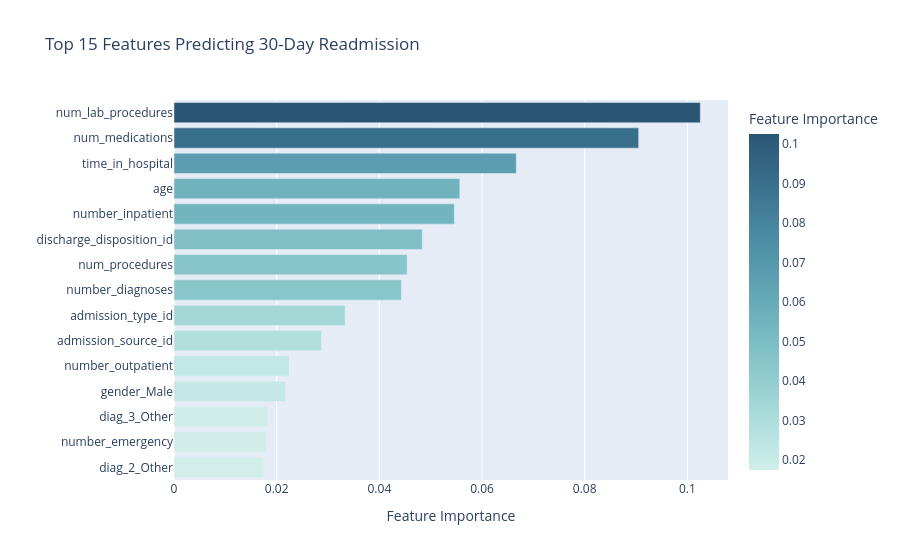

Source (notebook cell):
### Code cell
import pandas as pd

# Get feature importances
feature_names = X.columns
importances = rf2.feature_importances_

feat_df = pd.DataFrame({
    'feature': feature_names,
    'importance': importances
}).sort_values('importance', ascending=False).head(15)

fig = px.bar(
    feat_df,
    x='importance',
    y='feature',
    orientation='h',
    title='Top 15 Features Predicting 30-Day Readmission',
    labels={'importance': 'Feature Importance', 'feature': ''},
    color='importance',
    color_continuous_scale='Teal'
)
fig.update_layout(yaxis={'categoryorder': 'total ascending'})
fig.show()

### Figure 1 — Plotly figure (JSON) as saved in the notebook; plotly's stock layout.template omitted (floating-point values rounded to 4 significant figures)
{"data": [{"hovertemplate": "Feature Importance=%{marker.color}<br>=%{y}<extra></extra>", "legendgroup": "", "marker": {"color": [0.1025, 0.09051, 0.06667, 0.05567, 0.0546, 0.04837, 0.04541, 0.0443, 0.03333, 0.02873, 0.02241, 0.02176, 0.01824, 0.01795, 0.01746], "coloraxis": "coloraxis", "pattern": {"shape": ""}}, "name": "", "orientation": "h", "showlegend": false, "textposition": "auto", "type": "bar", "x": [0.1025, 0.09051, 0.06667, 0.05567, 0.0546, 0.04837, 0.04541, 0.0443, 0.03333, 0.02873, 0.02241, 0.02176, 0.01824, 0.01795, 0.01746], "xaxis": "x", "y": ["num_lab_procedures", "num_medications", "time_in_hospital", "age", "number_inpatient", "discharge_disposition_id", "num_procedures", "number_diagnoses", "admission_type_id", "admission_source_id", "number_outpatient", "gender_Male", "diag_3_Other", "number_emergency", "diag_2_Other"], "yaxis": "y"}], "layout": {"barmode": "relative", "coloraxis": {"autocolorscale": false, "colorbar": {"title": {"text": "Feature Importance"}}, "colorscale": [[0, "rgb(209, 238, 234)"], [0.1667, "rgb(168, 219, 217)"], [0.3333, "rgb(133, 196, 201)"], [0.5, "rgb(104, 171, 184)"], [0.6667, "rgb(79, 144, 166)"], [0.8333, "rgb(59, 115, 143)"], [1, "rgb(42, 86, 116)"]]}, "legend": {"tracegroupgap": 0}, "title": {"text": "Top 15 Features Predicting 30-Day Readmission"}, "xaxis": {"anchor": "y", "domain": [0, 1], "title": {"text": "Feature Importance"}}, "yaxis": {"anchor": "x", "categoryorder": "total ascending", "domain": [0, 1], "title": {"text": ""}}}}
